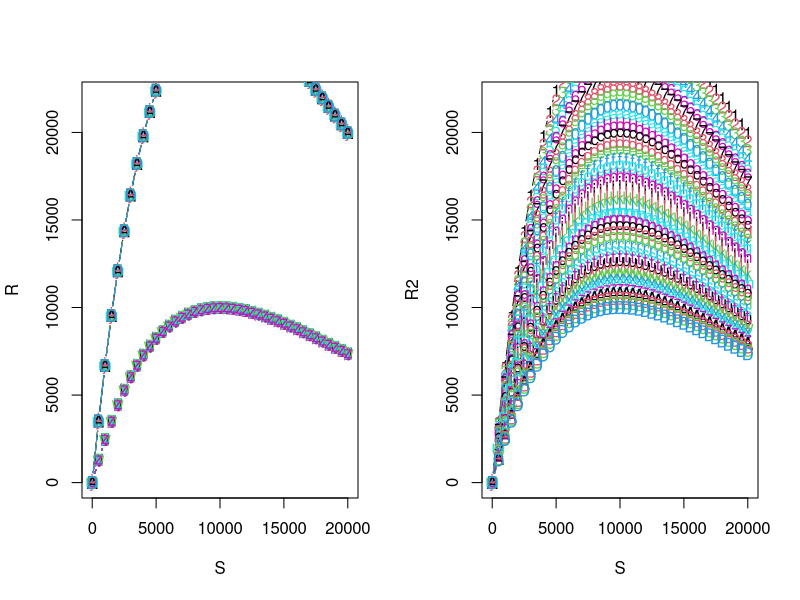

This chart was generated by the following R code:
#


a<-2
b<-0.0001

at<-rep(c(a-1,a,a-1,a),each=12)[1:40]
at2<-seq(a,a-1,length.out=40)


S<-seq(0,20000,500)

R<-matrix(NA,ncol=40,nrow=length(S))
R2<-matrix(NA,ncol=40,nrow=length(S))


for(i in seq_along(at)){
    R[,i]<-S*exp(at[i]-b*S)
    R2[,i]<-S*exp(at2[i]-b*S)

}

par(mfrow=c(1,2))
matplot(S,R,type="b", ylim=c(0,22000))
matplot(S,R2,type="b", ylim=c(0,22000))
